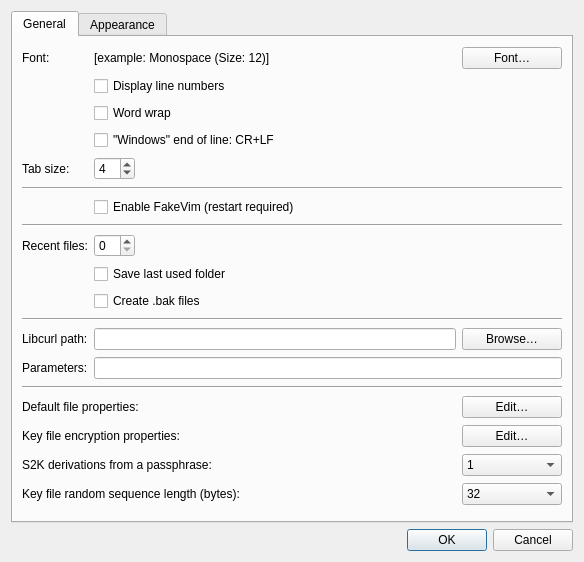
<?xml version="1.0" encoding="UTF-8"?>
<ui version="4.0">
 <class>PreferencesDialog</class>
 <widget class="QDialog" name="PreferencesDialog">
  <property name="geometry">
   <rect>
    <x>0</x>
    <y>0</y>
    <width>580</width>
    <height>560</height>
   </rect>
  </property>
  <property name="sizePolicy">
   <sizepolicy hsizetype="Preferred" vsizetype="Preferred">
    <horstretch>0</horstretch>
    <verstretch>0</verstretch>
   </sizepolicy>
  </property>
  <property name="windowTitle">
   <string>Preferences</string>
  </property>
  <layout class="QGridLayout" name="gridLayout">
   <item row="2" column="0">
    <widget class="QDialogButtonBox" name="buttonBox">
     <property name="focusPolicy">
      <enum>Qt::NoFocus</enum>
     </property>
     <property name="orientation">
      <enum>Qt::Horizontal</enum>
     </property>
     <property name="standardButtons">
      <set>QDialogButtonBox::Cancel|QDialogButtonBox::Ok</set>
     </property>
    </widget>
   </item>
   <item row="0" column="0">
    <widget class="QTabWidget" name="tabWidget">
     <property name="sizePolicy">
      <sizepolicy hsizetype="Preferred" vsizetype="Preferred">
       <horstretch>0</horstretch>
       <verstretch>0</verstretch>
      </sizepolicy>
     </property>
     <property name="minimumSize">
      <size>
       <width>562</width>
       <height>512</height>
      </size>
     </property>
     <property name="layoutDirection">
      <enum>Qt::LeftToRight</enum>
     </property>
     <property name="currentIndex">
      <number>0</number>
     </property>
     <widget class="QWidget" name="uiGeneral">
      <attribute name="title">
       <string>General</string>
      </attribute>
      <layout class="QGridLayout" name="gridLayout_3">
       <item row="17" column="2">
        <widget class="QPushButton" name="uiEditKeyFileProperties">
         <property name="text">
          <string>Edit…</string>
         </property>
        </widget>
       </item>
       <item row="4" column="0">
        <widget class="QLabel" name="label_9">
         <property name="text">
          <string>Tab size:</string>
         </property>
         <property name="buddy">
          <cstring>uiTabSize</cstring>
         </property>
        </widget>
       </item>
       <item row="19" column="2">
        <widget class="QComboBox" name="uiKeyFileLength">
         <item>
          <property name="text">
           <string>32</string>
          </property>
         </item>
         <item>
          <property name="text">
           <string>64</string>
          </property>
         </item>
         <item>
          <property name="text">
           <string>128</string>
          </property>
         </item>
         <item>
          <property name="text">
           <string>256</string>
          </property>
         </item>
        </widget>
       </item>
       <item row="13" column="0">
        <widget class="QLabel" name="label_3">
         <property name="toolTip">
          <string>Path to libCURL executable</string>
         </property>
         <property name="text">
          <string>Libcurl path:</string>
         </property>
         <property name="buddy">
          <cstring>uiLibcurl</cstring>
         </property>
        </widget>
       </item>
       <item row="6" column="1">
        <widget class="QCheckBox" name="uiEnableFakeVim">
         <property name="text">
          <string>Enable FakeVim (restart required)</string>
         </property>
        </widget>
       </item>
       <item row="16" column="2">
        <widget class="QPushButton" name="uiDefaultFileProperties">
         <property name="text">
          <string>Edit…</string>
         </property>
        </widget>
       </item>
       <item row="18" column="2">
        <widget class="QComboBox" name="uiS2KResultsPoolSize">
         <property name="currentIndex">
          <number>0</number>
         </property>
         <item>
          <property name="text">
           <string notr="true">1</string>
          </property>
         </item>
         <item>
          <property name="text">
           <string notr="true">2</string>
          </property>
         </item>
         <item>
          <property name="text">
           <string notr="true">8</string>
          </property>
         </item>
         <item>
          <property name="text">
           <string notr="true">16</string>
          </property>
         </item>
         <item>
          <property name="text">
           <string notr="true">32</string>
          </property>
         </item>
         <item>
          <property name="text">
           <string notr="true">128</string>
          </property>
         </item>
        </widget>
       </item>
       <item row="1" column="1">
        <widget class="QCheckBox" name="uiDisplayLineNumbers">
         <property name="text">
          <string>Display line numbers</string>
         </property>
        </widget>
       </item>
       <item row="15" column="0" colspan="3">
        <widget class="Line" name="line_3">
         <property name="orientation">
          <enum>Qt::Horizontal</enum>
         </property>
        </widget>
       </item>
       <item row="12" column="0" colspan="3">
        <widget class="Line" name="line_2">
         <property name="orientation">
          <enum>Qt::Horizontal</enum>
         </property>
        </widget>
       </item>
       <item row="14" column="0">
        <widget class="QLabel" name="label_7">
         <property name="toolTip">
          <string>Libcurl command line parameters</string>
         </property>
         <property name="text">
          <string>Parameters:</string>
         </property>
         <property name="buddy">
          <cstring>uiLibcurlParameters</cstring>
         </property>
        </widget>
       </item>
       <item row="3" column="1">
        <widget class="QCheckBox" name="uiWindowsEol">
         <property name="toolTip">
          <string>&quot;Windows&quot; end of line: CR+LF</string>
         </property>
         <property name="text">
          <string>&quot;Windows&quot; end of line: CR+LF</string>
         </property>
        </widget>
       </item>
       <item row="5" column="0" colspan="3">
        <widget class="Line" name="line">
         <property name="orientation">
          <enum>Qt::Horizontal</enum>
         </property>
        </widget>
       </item>
       <item row="4" column="1">
        <layout class="QHBoxLayout" name="horizontalLayout_5">
         <item>
          <widget class="QSpinBox" name="uiTabSize">
           <property name="minimum">
            <number>1</number>
           </property>
           <property name="maximum">
            <number>40</number>
           </property>
           <property name="value">
            <number>4</number>
           </property>
          </widget>
         </item>
         <item>
          <spacer name="horizontalSpacer_2">
           <property name="orientation">
            <enum>Qt::Horizontal</enum>
           </property>
           <property name="sizeHint" stdset="0">
            <size>
             <width>40</width>
             <height>20</height>
            </size>
           </property>
          </spacer>
         </item>
        </layout>
       </item>
       <item row="13" column="2">
        <widget class="QPushButton" name="uiLibcurlBrowse">
         <property name="text">
          <string>Browse…</string>
         </property>
        </widget>
       </item>
       <item row="10" column="1">
        <widget class="QCheckBox" name="uiLastUsedDirectory">
         <property name="toolTip">
          <string>Retain last used folder between EncryptPad sessions</string>
         </property>
         <property name="text">
          <string>Save last used folder</string>
         </property>
        </widget>
       </item>
       <item row="16" column="0" colspan="2">
        <widget class="QLabel" name="label_4">
         <property name="text">
          <string>Default file properties:</string>
         </property>
         <property name="buddy">
          <cstring>uiDefaultFileProperties</cstring>
         </property>
        </widget>
       </item>
       <item row="0" column="1">
        <widget class="QLabel" name="uiFontFamily">
         <property name="sizePolicy">
          <sizepolicy hsizetype="Expanding" vsizetype="Preferred">
           <horstretch>0</horstretch>
           <verstretch>0</verstretch>
          </sizepolicy>
         </property>
         <property name="focusPolicy">
          <enum>Qt::TabFocus</enum>
         </property>
         <property name="layoutDirection">
          <enum>Qt::LeftToRight</enum>
         </property>
         <property name="text">
          <string>[example: Monospace (Size: 12)]</string>
         </property>
         <property name="alignment">
          <set>Qt::AlignLeading|Qt::AlignLeft|Qt::AlignVCenter</set>
         </property>
        </widget>
       </item>
       <item row="2" column="1">
        <widget class="QCheckBox" name="uiWordWrap">
         <property name="layoutDirection">
          <enum>Qt::LeftToRight</enum>
         </property>
         <property name="text">
          <string>Word wrap</string>
         </property>
        </widget>
       </item>
       <item row="14" column="1" colspan="2">
        <widget class="QLineEdit" name="uiLibcurlParameters"/>
       </item>
       <item row="9" column="0">
        <widget class="QLabel" name="label_2">
         <property name="sizePolicy">
          <sizepolicy hsizetype="Fixed" vsizetype="Preferred">
           <horstretch>0</horstretch>
           <verstretch>0</verstretch>
          </sizepolicy>
         </property>
         <property name="text">
          <string>Recent files:</string>
         </property>
         <property name="buddy">
          <cstring>uiRecentFiles</cstring>
         </property>
        </widget>
       </item>
       <item row="0" column="0">
        <widget class="QLabel" name="label">
         <property name="sizePolicy">
          <sizepolicy hsizetype="Preferred" vsizetype="Preferred">
           <horstretch>0</horstretch>
           <verstretch>0</verstretch>
          </sizepolicy>
         </property>
         <property name="text">
          <string>Font:</string>
         </property>
         <property name="buddy">
          <cstring>uiSelectFont</cstring>
         </property>
        </widget>
       </item>
       <item row="8" column="0" colspan="3">
        <widget class="Line" name="line_4">
         <property name="orientation">
          <enum>Qt::Horizontal</enum>
         </property>
        </widget>
       </item>
       <item row="11" column="1">
        <widget class="QCheckBox" name="uiEnableBakFiles">
         <property name="text">
          <string>Create .bak files</string>
         </property>
        </widget>
       </item>
       <item row="13" column="1">
        <widget class="QLineEdit" name="uiLibcurl"/>
       </item>
       <item row="0" column="2">
        <widget class="QPushButton" name="uiSelectFont">
         <property name="sizePolicy">
          <sizepolicy hsizetype="Minimum" vsizetype="Fixed">
           <horstretch>0</horstretch>
           <verstretch>0</verstretch>
          </sizepolicy>
         </property>
         <property name="minimumSize">
          <size>
           <width>100</width>
           <height>0</height>
          </size>
         </property>
         <property name="maximumSize">
          <size>
           <width>100</width>
           <height>16777215</height>
          </size>
         </property>
         <property name="text">
          <string>Font…</string>
         </property>
        </widget>
       </item>
       <item row="9" column="1">
        <layout class="QHBoxLayout" name="layout_2">
         <item>
          <widget class="QSpinBox" name="uiRecentFiles">
           <property name="maximum">
            <number>10</number>
           </property>
          </widget>
         </item>
         <item>
          <spacer name="horizontalSpacer">
           <property name="orientation">
            <enum>Qt::Horizontal</enum>
           </property>
           <property name="sizeHint" stdset="0">
            <size>
             <width>40</width>
             <height>20</height>
            </size>
           </property>
          </spacer>
         </item>
        </layout>
       </item>
       <item row="17" column="0" colspan="2">
        <widget class="QLabel" name="label_6">
         <property name="text">
          <string>Key file encryption properties:</string>
         </property>
         <property name="buddy">
          <cstring>uiEditKeyFileProperties</cstring>
         </property>
        </widget>
       </item>
       <item row="18" column="0" colspan="2">
        <widget class="QLabel" name="label_5">
         <property name="toolTip">
          <string>This controls how many times you can save without entering a passphrase</string>
         </property>
         <property name="text">
          <string>S2K derivations from a passphrase:</string>
         </property>
         <property name="buddy">
          <cstring>uiS2KResultsPoolSize</cstring>
         </property>
        </widget>
       </item>
       <item row="19" column="0" colspan="2">
        <widget class="QLabel" name="label_8">
         <property name="text">
          <string>Key file random sequence length (bytes):</string>
         </property>
         <property name="buddy">
          <cstring>uiKeyFileLength</cstring>
         </property>
        </widget>
       </item>
      </layout>
     </widget>
     <widget class="QWidget" name="uiAppearance">
      <attribute name="title">
       <string>Appearance</string>
      </attribute>
      <layout class="QGridLayout" name="gridLayout_2">
       <item row="0" column="0">
        <layout class="QHBoxLayout" name="horizontalLayout_theme">
         <item>
          <widget class="QLabel" name="label_theme">
           <property name="text">
            <string>Theme:</string>
           </property>
           <property name="buddy">
            <cstring>uiColorTheme</cstring>
           </property>
          </widget>
         </item>
         <item>
          <widget class="QComboBox" name="uiColorTheme">
           <item>
            <property name="text">
             <string>System Default</string>
            </property>
           </item>
           <item>
            <property name="text">
             <string>Dracula</string>
            </property>
           </item>
           <item>
            <property name="text">
             <string>Solarized Dark</string>
            </property>
           </item>
           <item>
            <property name="text">
             <string>Solarized Light</string>
            </property>
           </item>
           <item>
            <property name="text">
             <string>Nord</string>
            </property>
           </item>
           <item>
            <property name="text">
             <string>Monokai</string>
            </property>
           </item>
           <item>
            <property name="text">
             <string>One Dark</string>
            </property>
           </item>
           <item>
            <property name="text">
             <string>Gruvbox Dark</string>
            </property>
           </item>
          </widget>
         </item>
         <item>
          <spacer name="horizontalSpacer_theme">
           <property name="orientation">
            <enum>Qt::Horizontal</enum>
           </property>
           <property name="sizeHint" stdset="0">
            <size>
             <width>40</width>
             <height>20</height>
            </size>
           </property>
          </spacer>
         </item>
        </layout>
       </item>
       <item row="1" column="0">
        <layout class="QHBoxLayout" name="horizontalLayout_6">
         <item>
          <widget class="QLabel" name="label_10">
           <property name="text">
            <string>Icon theme (restart required):</string>
           </property>
           <property name="buddy">
            <cstring>uiIconTheme</cstring>
           </property>
          </widget>
         </item>
         <item>
          <widget class="QComboBox" name="uiIconTheme">
           <item>
            <property name="text">
             <string>Auto</string>
            </property>
           </item>
           <item>
            <property name="text">
             <string>Light</string>
            </property>
           </item>
           <item>
            <property name="text">
             <string>Dark</string>
            </property>
           </item>
          </widget>
         </item>
         <item>
          <spacer name="horizontalSpacer_3">
           <property name="orientation">
            <enum>Qt::Horizontal</enum>
           </property>
           <property name="sizeHint" stdset="0">
            <size>
             <width>40</width>
             <height>20</height>
            </size>
           </property>
          </spacer>
         </item>
        </layout>
       </item>
       <item row="2" column="0">
        <spacer name="verticalSpacer">
         <property name="orientation">
          <enum>Qt::Vertical</enum>
         </property>
         <property name="sizeHint" stdset="0">
          <size>
           <width>20</width>
           <height>40</height>
          </size>
         </property>
        </spacer>
       </item>
      </layout>
     </widget>
    </widget>
   </item>
  </layout>
 </widget>
 <tabstops>
  <tabstop>tabWidget</tabstop>
  <tabstop>uiFontFamily</tabstop>
  <tabstop>uiSelectFont</tabstop>
  <tabstop>uiDisplayLineNumbers</tabstop>
  <tabstop>uiWordWrap</tabstop>
  <tabstop>uiWindowsEol</tabstop>
  <tabstop>uiTabSize</tabstop>
  <tabstop>uiEnableFakeVim</tabstop>
  <tabstop>uiRecentFiles</tabstop>
  <tabstop>uiLastUsedDirectory</tabstop>
  <tabstop>uiEnableBakFiles</tabstop>
  <tabstop>uiLibcurl</tabstop>
  <tabstop>uiLibcurlBrowse</tabstop>
  <tabstop>uiLibcurlParameters</tabstop>
  <tabstop>uiDefaultFileProperties</tabstop>
  <tabstop>uiEditKeyFileProperties</tabstop>
  <tabstop>uiS2KResultsPoolSize</tabstop>
  <tabstop>uiKeyFileLength</tabstop>
  <tabstop>uiColorTheme</tabstop>
  <tabstop>uiIconTheme</tabstop>
 </tabstops>
 <resources/>
 <connections>
  <connection>
   <sender>buttonBox</sender>
   <signal>accepted()</signal>
   <receiver>PreferencesDialog</receiver>
   <slot>accept()</slot>
   <hints>
    <hint type="sourcelabel">
     <x>326</x>
     <y>695</y>
    </hint>
    <hint type="destinationlabel">
     <x>157</x>
     <y>274</y>
    </hint>
   </hints>
  </connection>
  <connection>
   <sender>buttonBox</sender>
   <signal>rejected()</signal>
   <receiver>PreferencesDialog</receiver>
   <slot>reject()</slot>
   <hints>
    <hint type="sourcelabel">
     <x>394</x>
     <y>695</y>
    </hint>
    <hint type="destinationlabel">
     <x>286</x>
     <y>274</y>
    </hint>
   </hints>
  </connection>
  <connection>
   <sender>uiSelectFont</sender>
   <signal>clicked()</signal>
   <receiver>PreferencesDialog</receiver>
   <slot>selectFont()</slot>
   <hints>
    <hint type="sourcelabel">
     <x>481</x>
     <y>66</y>
    </hint>
    <hint type="destinationlabel">
     <x>240</x>
     <y>102</y>
    </hint>
   </hints>
  </connection>
  <connection>
   <sender>uiEditKeyFileProperties</sender>
   <signal>clicked()</signal>
   <receiver>PreferencesDialog</receiver>
   <slot>editKeyFileProperties()</slot>
   <hints>
    <hint type="sourcelabel">
     <x>481</x>
     <y>586</y>
    </hint>
    <hint type="destinationlabel">
     <x>291</x>
     <y>252</y>
    </hint>
   </hints>
  </connection>
  <connection>
   <sender>uiDefaultFileProperties</sender>
   <signal>clicked()</signal>
   <receiver>PreferencesDialog</receiver>
   <slot>editDefaultFileProperties()</slot>
   <hints>
    <hint type="sourcelabel">
     <x>481</x>
     <y>554</y>
    </hint>
    <hint type="destinationlabel">
     <x>291</x>
     <y>252</y>
    </hint>
   </hints>
  </connection>
 </connections>
 <slots>
  <slot>selectFont()</slot>
  <slot>editDefaultFileProperties()</slot>
  <slot>editKeyFileProperties()</slot>
 </slots>
</ui>
